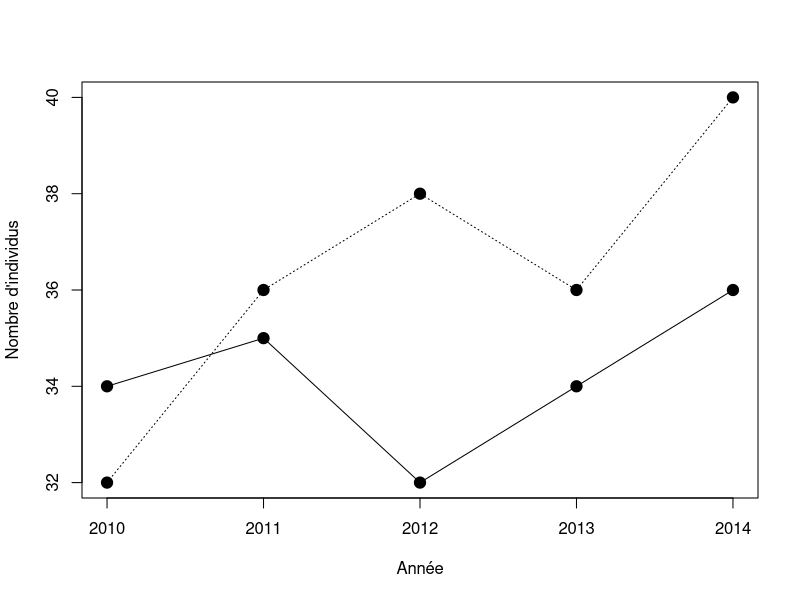
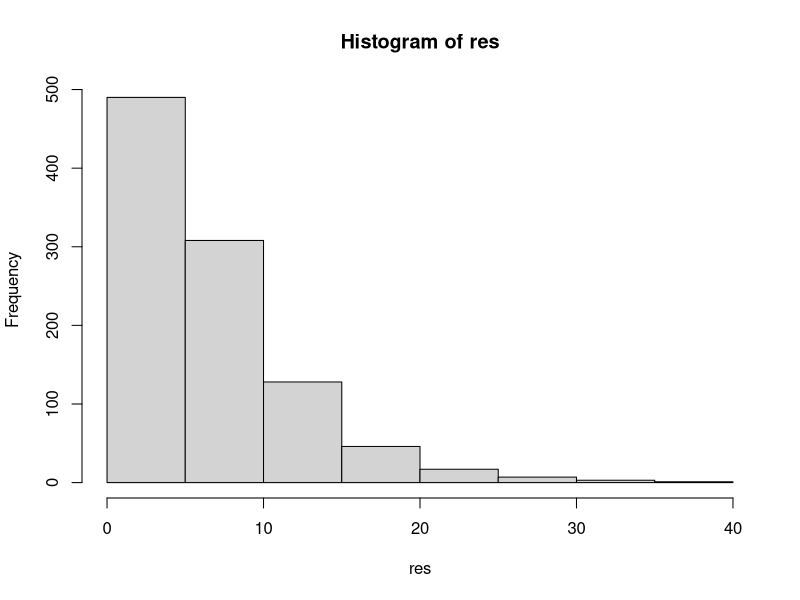
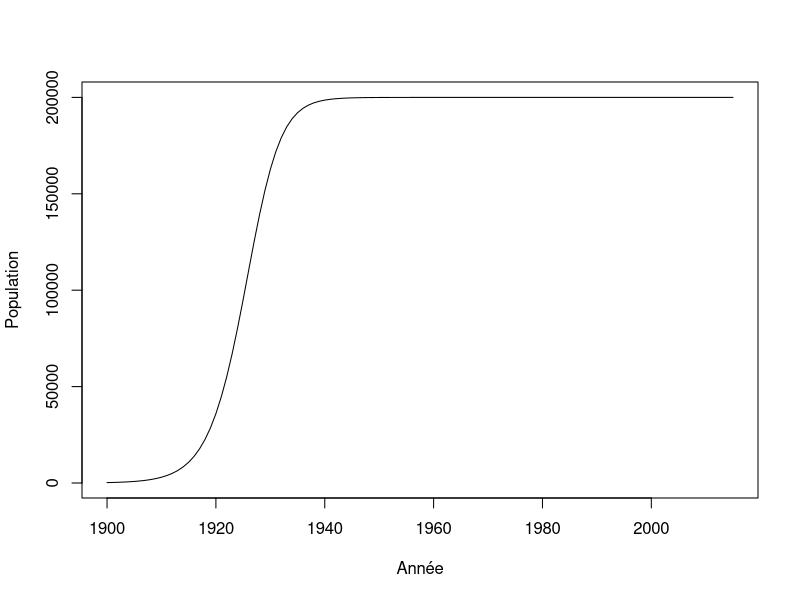
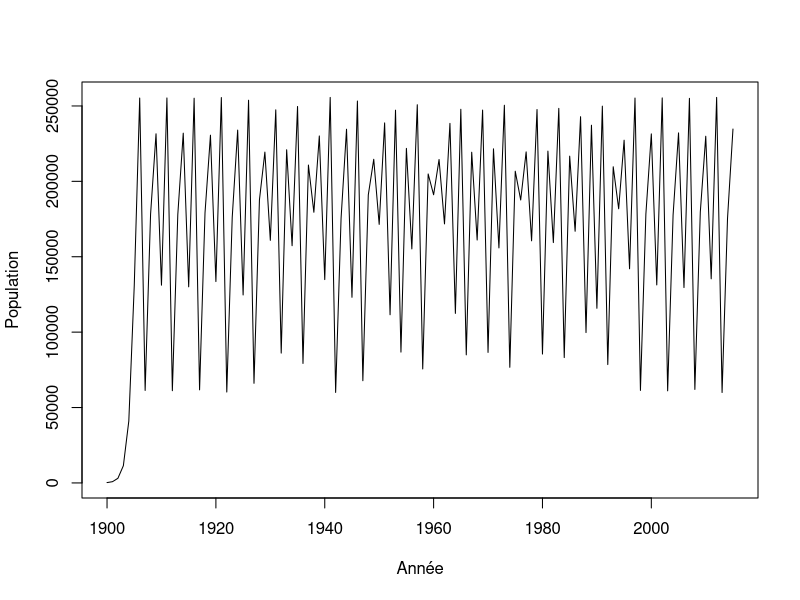

Reproduce these figures in R, in order.
## ---- chunk 1
quadrats = read.csv2(file="donnees/quadrats.csv", header=TRUE,
    stringsAsFactors=FALSE,row.names = 1)
X <- quadrats$acsa
## ---- chunk 2
ma_fonction <- function(X) {
  print(X)
}
## ---- chunk 3
ma_fonction(X)
## ---- chunk 4
ma_fonction(quadrats$abba)
## ---- chunk 5
donnees <- matrix(nr = 5, nc = 2)
donnees[,1] <- c(34,35,32,34,36)
donnees[,2] <- c(32,36,38,36,40)
an <- c(2010:2014)
rownames(donnees) <- an
colnames(donnees) <- c("Site1", "Site2")
head(donnees)
## ---- chunk 6
plot(an,donnees[,1],type = "l", xlab = "Année",ylab = "Nombre d'individus", ylim=c(32,40),cex=2)
lines(an,donnees[,2], lty = 3)
points(an,donnees[,1], pch = 19,cex=1.5)
points(an,donnees[,2], pch = 19,cex=1.5)
## ---- chunk 7
# 0. Sauvons les données dans une matrice "lambda"
lambda <- matrix(nr = 4, nc = 2)

# 1. Calculons le taux de croissance
lambda[1,1] <- (donnees[2,1] - donnees[1,1]) / donnees[1,1]
## ---- chunk 8
lambda[2,1] <- (donnees[3,1] - donnees[2,1]) / donnees[2,1]
## ---- chunk 9
n_sites <- ncol(donnees)
n_annees <- nrow(donnees)
lambda <- matrix(nr = n_annees-1, nc = n_sites)
for(i in 1:(n_annees-1)) {
    for(j in 1:n_sites) {
        lambda[i,j] <- (donnees[i+1,j] - donnees[i,j]) / donnees[i,j]
    }
}
## ---- chunk 10
head(donnees)
## ---- chunk 11
head(lambda)
## ---- chunk 12
depart <- 1
fin <- 5
for(etape in depart:fin) {
    print(etape)
}
## ---- chunk 13
for(etape in 1:5) {
    print(etape*2)
}
## ---- chunk 14
for(F in -50:-45) {
    cat("Pour F = ",F," on obtient C = ",(F - 32) *5/9, '\n')
}
## ---- chunk 15
vect5 <- runif(5, 0,1)
for(etape in 1:5) {
    print(vect5[etape])
}
## ---- chunk 16
vect500 <- runif(500, 0,1)
for(etape in 1:5) {
    print(vect500[etape * 5])
}
## ---- chunk 17
n = 1
for(etape in -2:1) {
    cat("etape = ",etape, " n = ",n, '\n')
    n <- n + 1
}
## ---- chunk 18
resultat = matrix(nr = 151, nc = 2)
n = 1
for(F in -50:100) {
    resultat[n,1] = F
    resultat[n,2] = (F-32)*5/9
    n = n + 1
}
head(resultat)
## ---- chunk 19
ma_matrice <- matrix(nr = 3, nc = 5)
n <- 1
for(i in 1:3) {
    for(j in 1:5) {
        ma_matrice[i,j] <- n
        n <- n + 1
    }
}
ma_matrice
## ---- chunk 20
piece <- c("pile","face")
combinaison = "face-face"
while(combinaison != "pile-pile") {
    essai1 <- sample(piece, 1)
    essai2 <- sample(piece, 1)
    combinaison <- paste(essai1, "-" , essai2, sep = "")
    print(combinaison)
}
## ---- chunk 21
de <- c(1:6)
n <- 1
tirage <- 1 # Il faut initier le tirage
while(tirage != 6) {
	tirage <- sample(de,1) # tirage du dé
	n <- n + 1 # mise à jour du compter pour tester le nombre de tirages
}
cat("Il a fallu", n, "étapes pour obtenir la valeur ", tirage, '\n')
## ---- chunk 22
de <- c(1:6)
n_test <- 1000
res <- numeric(n_test)
for(i in 1:n_test) {
	n <- 1
	tirage <- 1 # Il faut initier le tirage
	while(tirage != 6) {
		tirage <- sample(de,1) # tirage du dé
		n <- n + 1 # mise à jour du compter pour tester le nombre de tirages
	}
	res[i] <- n # Enregistrement du nombre de tirage
}
mean(res)
## ---- chunk 23
hist(res)
## ---- chunk 24
r <- 0.3
N <- 220
K <- 200000
step <- 1
while(N < K/2) {
    N <- N + r * N * (1 - N/K)
    step <- step + 1
}
step
## ---- chunk 25
r <- 0.3
K <- 200000
n_steps <- 115
N <- numeric(n_steps+1)
N[1] <- 220

for(i in 2:(n_steps+1)) {
    N[i] <- N[i-1] + r * N[i-1] * (1 - N[i-1]/K)
}
## ---- chunk 26
plot(c(1900:2015), N, type = "l", xlab = "Année", ylab = "Population")
## ---- chunk 27
n_steps <- 115
N <- numeric(n_steps+1)
N[1] <- 220
for(i in 2:(n_steps+1)) {
    N[i] <- N[i-1] + 2.75 * N[i-1] * (1 - N[i-1]/200000)
}
plot(c(1900:2015), N, type = "l", xlab = "Année", ylab = "Population")

## ---- chunk 28
X <- runif(n = 10)
res <- numeric(10)
for(i in 1:10) {
    if(X[i] < 0.3) {
        res[i] <- "plus petit"
    }
    else {
        res[i] <- "plus grand"
    }
}
cbind(X,res)
## ---- chunk 29
chiffres <- runif(n = 10)
res2 <- numeric(10)
for(i in 1:10) {
    if(chiffres[i] > 0.2 & chiffres[i] < 0.6) {
        res2[i] <- "oui"
    }
    else {
        res2[i] <- "non"
    }
}
cbind(chiffres,res2)
## ---- chunk 30
X <- runif(n = 10)
res2 <- numeric(10)
res2[X > 0.2 & X < 0.6] <- "oui"
res2[X < 0.2 | X > 0.6] <- "non"
cbind(X,res2)
